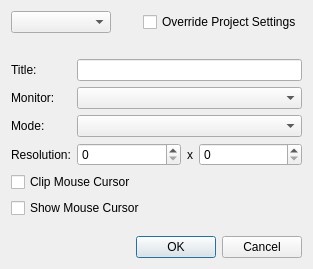
<?xml version="1.0" encoding="UTF-8"?>
<ui version="4.0">
 <class>ezQtWindowCfgDlg</class>
 <widget class="QDialog" name="ezQtWindowCfgDlg">
  <property name="geometry">
   <rect>
    <x>0</x>
    <y>0</y>
    <width>313</width>
    <height>269</height>
   </rect>
  </property>
  <property name="minimumSize">
   <size>
    <width>250</width>
    <height>200</height>
   </size>
  </property>
  <property name="maximumSize">
   <size>
    <width>350</width>
    <height>300</height>
   </size>
  </property>
  <property name="windowTitle">
   <string>Window Configuration</string>
  </property>
  <property name="windowIcon">
   <iconset resource="../QtResources/resources.qrc">
    <normaloff>:/EditorFramework/Icons/WindowConfig16.png</normaloff>:/EditorFramework/Icons/WindowConfig16.png</iconset>
  </property>
  <layout class="QVBoxLayout" name="verticalLayout">
   <item>
    <layout class="QHBoxLayout" name="horizontalLayout_2">
     <item>
      <widget class="QComboBox" name="m_ComboWnd">
       <property name="minimumSize">
        <size>
         <width>100</width>
         <height>0</height>
        </size>
       </property>
      </widget>
     </item>
     <item>
      <spacer name="horizontalSpacer">
       <property name="orientation">
        <enum>Qt::Horizontal</enum>
       </property>
       <property name="sizeHint" stdset="0">
        <size>
         <width>40</width>
         <height>20</height>
        </size>
       </property>
      </spacer>
     </item>
     <item>
      <widget class="QCheckBox" name="m_CheckOverrideDefault">
       <property name="text">
        <string>Override Project Settings</string>
       </property>
      </widget>
     </item>
    </layout>
   </item>
   <item>
    <spacer name="verticalSpacer_2">
     <property name="orientation">
      <enum>Qt::Vertical</enum>
     </property>
     <property name="sizeType">
      <enum>QSizePolicy::Fixed</enum>
     </property>
     <property name="sizeHint" stdset="0">
      <size>
       <width>20</width>
       <height>20</height>
      </size>
     </property>
    </spacer>
   </item>
   <item>
    <layout class="QGridLayout" name="gridLayout">
     <item row="2" column="0">
      <widget class="QLabel" name="label_3">
       <property name="text">
        <string>Mode:</string>
       </property>
      </widget>
     </item>
     <item row="1" column="1">
      <widget class="QComboBox" name="m_ComboMonitor"/>
     </item>
     <item row="3" column="0">
      <widget class="QLabel" name="label_4">
       <property name="text">
        <string>Resolution:</string>
       </property>
      </widget>
     </item>
     <item row="0" column="0">
      <widget class="QLabel" name="label">
       <property name="text">
        <string>Title:</string>
       </property>
      </widget>
     </item>
     <item row="0" column="1">
      <widget class="QLineEdit" name="m_LineEditTitle"/>
     </item>
     <item row="3" column="1">
      <layout class="QHBoxLayout" name="horizontalLayout">
       <item>
        <widget class="QSpinBox" name="m_SpinResX">
         <property name="sizePolicy">
          <sizepolicy hsizetype="MinimumExpanding" vsizetype="Fixed">
           <horstretch>0</horstretch>
           <verstretch>0</verstretch>
          </sizepolicy>
         </property>
         <property name="minimum">
          <number>0</number>
         </property>
         <property name="maximum">
          <number>5000</number>
         </property>
         <property name="singleStep">
          <number>10</number>
         </property>
        </widget>
       </item>
       <item>
        <widget class="QLabel" name="label_5">
         <property name="text">
          <string>x</string>
         </property>
        </widget>
       </item>
       <item>
        <widget class="QSpinBox" name="m_SpinResY">
         <property name="sizePolicy">
          <sizepolicy hsizetype="MinimumExpanding" vsizetype="Fixed">
           <horstretch>0</horstretch>
           <verstretch>0</verstretch>
          </sizepolicy>
         </property>
         <property name="minimum">
          <number>0</number>
         </property>
         <property name="maximum">
          <number>5000</number>
         </property>
         <property name="singleStep">
          <number>10</number>
         </property>
        </widget>
       </item>
      </layout>
     </item>
     <item row="1" column="0">
      <widget class="QLabel" name="label_2">
       <property name="text">
        <string>Monitor:</string>
       </property>
      </widget>
     </item>
     <item row="2" column="1">
      <widget class="QComboBox" name="m_ComboMode"/>
     </item>
     <item row="5" column="0" colspan="2">
      <widget class="QCheckBox" name="m_ShowMouseCursor">
       <property name="text">
        <string>Show Mouse Cursor</string>
       </property>
      </widget>
     </item>
     <item row="4" column="0" colspan="2">
      <widget class="QCheckBox" name="m_ClipMouseCursor">
       <property name="text">
        <string>Clip Mouse Cursor</string>
       </property>
      </widget>
     </item>
    </layout>
   </item>
   <item>
    <spacer name="verticalSpacer">
     <property name="orientation">
      <enum>Qt::Vertical</enum>
     </property>
     <property name="sizeHint" stdset="0">
      <size>
       <width>20</width>
       <height>40</height>
      </size>
     </property>
    </spacer>
   </item>
   <item>
    <widget class="QDialogButtonBox" name="m_ButtonBox">
     <property name="standardButtons">
      <set>QDialogButtonBox::Cancel|QDialogButtonBox::Ok</set>
     </property>
    </widget>
   </item>
  </layout>
 </widget>
 <resources>
  <include location="../../../Code/Tools/GuiFoundation/QtResources/resources.qrc"/>
  <include location="../QtResources/resources.qrc"/>
 </resources>
 <connections/>
</ui>
